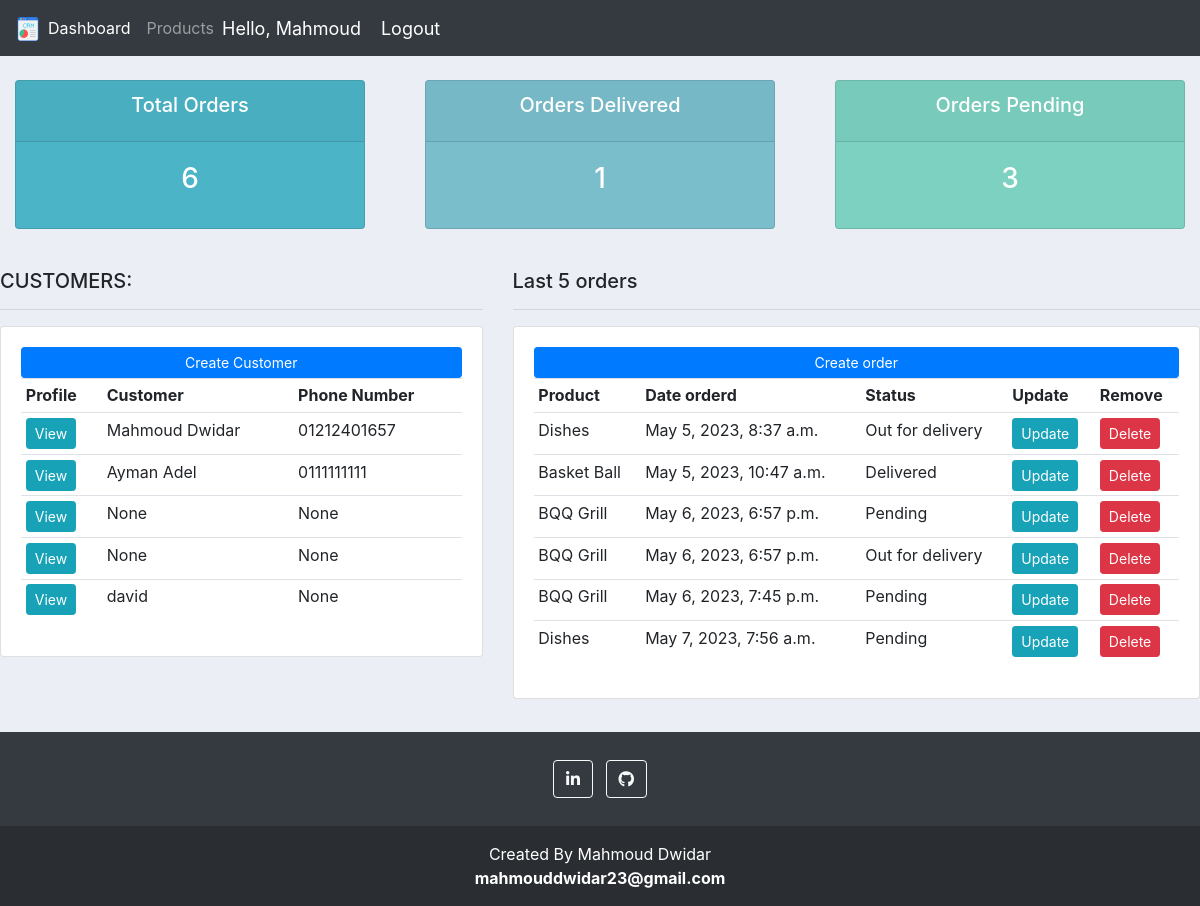
The app's page / (signed in) with its own data.
### accounts/models.py (models this page shows, shortened)
class Customer(models.Model):
    user = models.OneToOneField(User,blank=True ,null=True, on_delete=models.CASCADE)
    name = models.CharField(max_length=200, null=True)
    phone = models.CharField(max_length=200, null=True)
    email = models.EmailField(max_length=200, null=True)
    profile_pic = models.ImageField(default='profile.png' ,null=True, blank=True)
    date_created = models.DateTimeField(auto_now_add=True, null=True)

class Order(models.Model):
    STATUS = (
        ('Pending', 'Pending'),
        ('Out for delivery', 'Out for delivery'),
        ('Delivered', 'Delivered'),
    )
    customer = models.ForeignKey(Customer, null=True, on_delete= models.SET_NULL)
    product = models.ForeignKey(Product, null=True, on_delete= models.SET_NULL)
    date_created = models.DateTimeField(auto_now_add=True, null=True)
    status = models.CharField(max_length=200, null=True, choices=STATUS)
    note = models.CharField(max_length=1000, null=True)

class Product(models.Model):
    CATEGORY = (
        ('Indoor', 'Indoor'),
        ('Out Door', 'Out Door'),
    )
    name = models.CharField(max_length=200, null=True)
    price = models.FloatField(null=True)
    category = models.CharField(max_length=200, null=True, choices=CATEGORY)
    description = models.CharField(max_length=200, null=True, blank=True)
    date_created = models.DateTimeField(auto_now_add=True, null=True)
    tags = models.ManyToManyField(Tag)
    def __str__(self) -> str:
        return self.name

### accounts/decorators.py (the view)
    def wrapper_func(request, *args, **kwargs):
        group = None
        if request.user.groups.exists():
            group = request.user.groups.all()[0].name
        if group == 'customer':
            return redirect('user-page')
        if group == 'admin':
            return view_func(request, *args, **kwargs)

### accounts/views.py (called while the page is built)
@login_required(login_url='login')
@admin_only
def home(request):
    customers = Customer.objects.all()
    orders = Order.objects.all()
    totat_orders = orders.count()
    delivered = orders.filter(status='Delivered').count()
    pending = orders.filter(status='Pending').count()
    context = {'customers': customers, 'orders': orders,
               'totat_orders': totat_orders, 'delivered': delivered,
               'pending': pending, 'title': 'CRM Home'}
    return render(request, 'accounts/dashboard.html', context)

### accounts/templates/accounts/dashboard.html
{% extends 'accounts/main.html' %}
{% block content %}
{% include 'accounts/status.html' %}
<br>
<div class="row">
    <div class="col-md-5">
        <h5>CUSTOMERS:</h5>
        <hr>
        <div class="card card-body">
            <a href="" class="btn btn-primary btn-sm btn-block">Create Customer</a>
            <table class="table table-sm">
                <tr>
                    <th>Profile</th>
                    <th>Customer</th>
                    <th>Phone Number</th>
                </tr>
                {% for customer in customers %}
                    <tr>
                        <td><a href="{% url 'customer' customer.id %}" class="btn btn-sm btn-info" target="_blank">View</a></td>
                        <td>{{ customer.name }}</td>
                        <td>{{ customer.phone }}</td>
                    </tr>
                {% endfor %}
            </table>
        </div>
    </div>
    <div class="col-md-7">
        <h5>Last 5 orders</h5>
        <hr>
        <div class="card card-body">
            <a href="{% url 'create_order' %}" class="btn btn-primary btn-sm btn-block">Create order</a>
            <table class="table table-sm">
                <tr>
                    <th>Product</th>
                    <th>Date orderd</th>
                    <th>Status</th>
                    <th>Update</th>
                    <th>Remove</th>
                </tr>
                {% for order in orders %}
                    <tr>
                        <td>{{ order.product }}</td>
                        <td>{{ order.date_created }}</td>
                        <td>{{ order.status }}</td>
                        <td><a class="btn btn-sm btn-info" href="{% url 'update_order' order.id %}">Update</a></td>
                        <td><a class="btn btn-sm btn-danger" href="{% url 'delete_order' order.id %}">Delete</a></td>
                    </tr>
                {% endfor %}
            </table>
        </div>
    </div>
</div>
{% endblock %}

### accounts/templates/accounts/main.html (shortened to what this page needs)
{% load static %}
<!DOCTYPE html>
<html lang="en">
<head>
    <link rel="stylesheet" href="https://cdn.jsdelivr.net/npm/bootstrap@4.0.0/dist/css/bootstrap.min.css">
    <link
    rel="stylesheet"
    href="https://use.fontawesome.com/releases/v5.3.1/css/all.css"
>
    <link rel="stylesheet" href="{% static '/css/main.css' %}">
</head>
<body class="d-flex flex-column min-vh-100">
    {% include 'accounts/navbar.html' %}
    {% block content %}
    {% endblock %}
    {% include 'accounts/footer.html' %}
</body>
</html>

### accounts/templates/accounts/navbar.html (shortened to what this page needs)
{% load static %}
<nav class="navbar navbar-expand-lg navbar-dark bg-dark">
    <a href="{% url 'home' %}"><img src="{% static '/images/logo.png' %}" alt="our logo" id="logo"></a>
    <div class="collapse navbar-collapse" id="navbarNav">
      {% if request.user.is_staff %}
        <ul class="navbar-nav">
          <li class="nav-item active">
            <a class="nav-link" href="{% url 'home' %}">Dashboard</a>
          </li>
          <li class="nav-item">
            <a class="nav-link" href="{% url 'products' %}">Products</a>
          </li>
        {% else %}
        <li class="nav-item">
          <a href="{% url 'account' %}" class="nav-link">Settings</a>
        </li>
        {% endif %}
        </ul>
      <span class="hello-msg">Hello, {{ request.user.first_name }}</span>
      <span><a href="{% url 'logout' %}" class="hello-msg">Logout</a></span>
    </div>
  </nav>

### accounts/templates/accounts/status.html
<br>
<div class="row">
    <div class="col">
        <div class="col-md">
            <div class="card text-center text-white mb-3" id="total-orders">
                <div class="card-header">
                    <h5 class="card-title">Total Orders</h5>
                </div>
                <div class="card-body">
                    <h3 class="card-title">{{ totat_orders }}</h3>
                </div>
            </div>
        </div>
    </div>
    <div class="col">
        <div class="col-md">
            <div class="card text-center text-white mb-3" id="orders-delivered">
                <div class="card-header">
                    <h5 class="card-title">Orders Delivered</h5>
                </div>
                <div class="card-body">
                    <h3 class="card-title">{{ delivered }}</h3>
                </div>
            </div>
        </div>
    </div>
    <div class="col">
        <div class="col-md">
            <div class="card text-center text-white mb-3" id="orders-pending">
                <div class="card-header">
                    <h5 class="card-title">Orders Pending</h5>
                </div>
                <div class="card-body">
                    <h3 class="card-title">{{ pending }}</h3>
                </div>
            </div>
        </div>
    </div>
</div>

### accounts/templates/accounts/footer.html
<footer class="mt-auto bg-dark text-center text-white">
    <div class="container p-4 pb-0">
        <section class="mb">
            <a class="btn btn-outline-light btn-floating m-1" href="https://www.linkedin.com/in/mahmoud-dwidar-2000/" target="_blank" role="button">
                <i class="fab fa-linkedin-in"></i>
            </a>
            <a class="btn btn-outline-light btn-floating m-1" href="https://github.com/mahmouddwidar" target="_blank" role="button">
                <i class="fab fa-github"></i>
            </a>
        </section>
    </div>
    <div class="text-center p-3" style="background-color: rgba(0, 0, 0, 0.2);">
        Created By Mahmoud Dwidar
        <br>
        <a class="text-white" href="mailto:mahmouddwidar23@gmail.com"><b>mahmouddwidar23@gmail.com</b></a>
    </div>
</footer>

### static/css/main.css (style rules this page uses)
body { background-color: #ebeff5; }
#total-orders { background-color: #4cb4c7; }
#orders-delivered { background-color: #7abecc; }
#orders-pending { background-color: #7CD1C0; }

### accounts/templates/accounts/navbar.html (style rules this page uses)
.hello-msg { font-size: 18px; color: #fff; margin-right: 20px; }

### records on screen
Customer: name "Mahmoud Dwidar", phone "01212401657"
Customer: name "Ayman Adel", phone "0111111111"
Customer: name "None", phone "None"
Customer: name "None", phone "None"
Customer: name "david", phone "None"
Order: product "Dishes", date_created "May 5, 2023, 8:37 a.m.", status "Out for delivery"
Order: product "Basket Ball", date_created "May 5, 2023, 10:47 a.m.", status "Delivered"
Order: product "BQQ Grill", date_created "May 6, 2023, 6:57 p.m.", status "Pending"
Order: product "BQQ Grill", date_created "May 6, 2023, 6:57 p.m.", status "Out for delivery"
Order: product "BQQ Grill", date_created "May 6, 2023, 7:45 p.m.", status "Pending"
Order: product "Dishes", date_created "May 7, 2023, 7:56 a.m.", status "Pending"

### other values on screen
{{ request.user.first_name }} "Mahmoud"
{{ totat_orders }} "6"
{{ delivered }} "1"
{{ pending }} "3"
